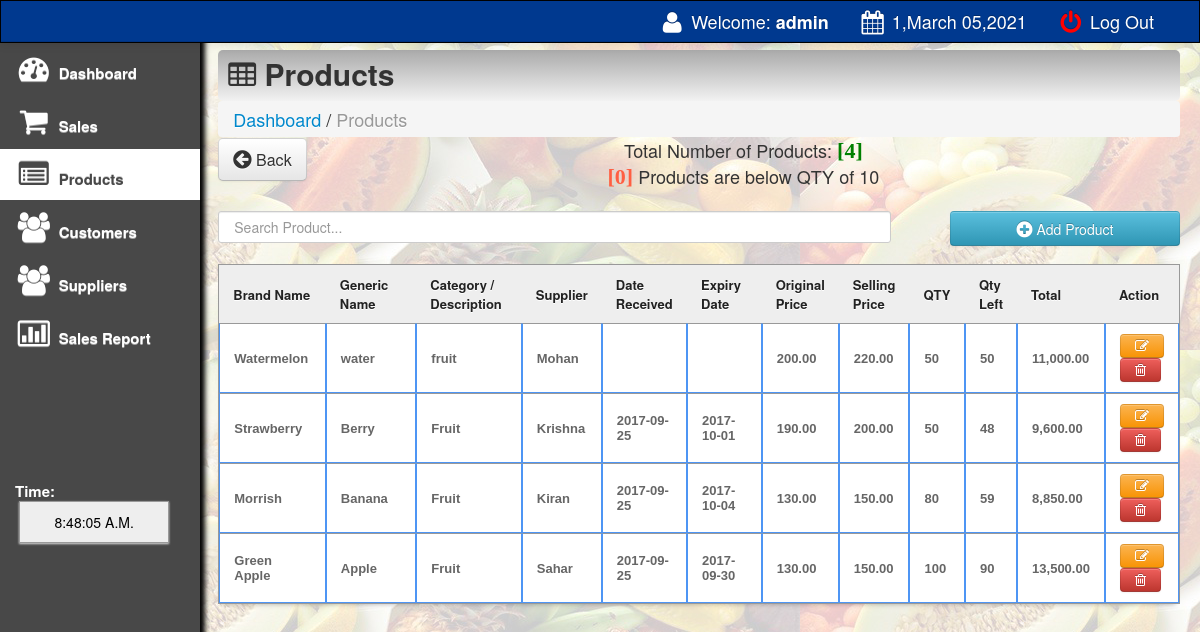
Screenshot of /main/products.php (signed in) with the database file from the repository.
### tables this page shows
CREATE TABLE `products` (
  `product_id` int(11) NOT NULL,
  `product_code` varchar(200) DEFAULT NULL,
  `gen_name` varchar(200) DEFAULT NULL,
  `product_name` varchar(200) DEFAULT NULL,
  `cost` varchar(100) DEFAULT NULL,
  `o_price` varchar(100) DEFAULT NULL,
  `price` varchar(100) DEFAULT NULL,
  `profit` varchar(100) DEFAULT NULL,
  `supplier` varchar(100) DEFAULT NULL,
  `onhand_qty` int(10) DEFAULT NULL,
  `qty` int(10) DEFAULT NULL,
  `qty_sold` int(10) DEFAULT NULL,
  `expiry_date` varchar(500) DEFAULT NULL,
  `date_arrival` varchar(500) DEFAULT NULL
);

### main/products.php (the view, shortened to what this page needs)
<html>
<head>
 <link href="css/bootstrap.css" rel="stylesheet">
    <link rel="stylesheet" type="text/css" href="css/DT_bootstrap.css">
  <link rel="stylesheet" href="css/font-awesome.min.css">
    <link href="css/bootstrap-responsive.css" rel="stylesheet">
<link href="../style.css" media="screen" rel="stylesheet" type="text/css" />
<link href="src/facebox.css" media="screen" rel="stylesheet" type="text/css" />
</head>
<?php
function createRandomPassword() {
	$chars = "003232303232023232023456789";
	$i = 0;
	$pass = '' ;
	while ($i <= 7) {
		$num = rand() % 33;
		$tmp = substr($chars, $num, 1);
		$pass = $pass . $tmp;
		$i++;
	}
	return $pass;
}
$finalcode='RS-'.createRandomPassword();
?>
<body>
<?php include('navfixed.php');?>
<div class="container-fluid">
      <div class="row-fluid">
	<div class="span2">
          <div class="well sidebar-nav">
              <ul class="nav nav-list">
              <li><a href="index.php"><i class="icon-dashboard icon-2x"></i> Dashboard </a></li>
			<li><a href="sales.php?id=cash&invoice=<?php echo $finalcode ?>"><i class="icon-shopping-cart icon-2x"></i> Sales</a>  </li>
			<li class="active"><a href="products.php"><i class="icon-list-alt icon-2x"></i> Products</a>                                     </li>
			<li><a href="customer.php"><i class="icon-group icon-2x"></i> Customers</a>                                    </li>
			<li><a href="supplier.php"><i class="icon-group icon-2x"></i> Suppliers</a>                                    </li>
			<li><a href="salesreport.php?d1=0&d2=0"><i class="icon-bar-chart icon-2x"></i> Sales Report</a>                </li>
			<br><br><br><br><br><br>
			<li>
			 <div class="hero-unit-clock">
			<form name="clock">
			<font color="white">Time: <br></font>&nbsp;<input style="width:150px;" type="submit" class="trans" name="face" value="">
			</form>
			  </div>
			</li>
				</ul>
          </div>
        </div>
	<div class="span10">
	<div class="contentheader">
			<i class="icon-table"></i> Products
			</div>
			<ul class="breadcrumb">
			<li><a href="index.php">Dashboard</a></li> /
			<li class="active">Products</li>
			</ul>
<div style="margin-top: -19px; margin-bottom: 21px;">
<a  href="index.php"><button class="btn btn-default btn-large" style="float: left;"><i class="icon icon-circle-arrow-left icon-large"></i> Back</button></a>
			<?php
			include('../connect.php');
				$result = $db->prepare("SELECT * FROM products ORDER BY qty_sold DESC");
				$result->execute();
				$rowcount = $result->rowcount();
			?>
			<?php
			include('../connect.php');
				$result = $db->prepare("SELECT * FROM products where qty < 5 ORDER BY product_id DESC");
				$result->execute();
				$rowcount123 = $result->rowcount();
			?>
				<div style="text-align:center;">
			Total Number of Products:  <font color="green" style="font:bold 22px 'Aleo';">[<?php echo $rowcount;?>]</font>
			</div>
			<div style="text-align:center;">
			<font style="color:rgb(255, 95, 66);; font:bold 22px 'Aleo';">[<?php echo $rowcount123;?>]</font> Products are below QTY of 10
			</div>
</div>
<input type="text" style="padding:15px;" name="filter" value="" id="filter" placeholder="Search Product..." autocomplete="off" />
<a rel="facebox" href="addproduct.php"><Button type="submit" class="btn btn-info" style="float:right; width:230px; height:35px;" /><i class="icon-plus-sign icon-large"></i> Add Product</button></a><br><br>
<table class="hoverTable" id="resultTable" data-responsive="table" style="text-align: left;">
	<thead>
		<tr>
			<th width="12%"> Brand Name </th>
			<th width="14%"> Generic Name </th>
			<th width="13%"> Category / Description </th>
			<th width="7%"> Supplier </th>
			<th width="9%"> Date Received </th>
			<th width="10%"> Expiry Date </th>
			<th width="6%"> Original Price </th>
			<th width="6%"> Selling Price </th>
			<th width="6%"> QTY </th>
			<th width="5%"> Qty Left </th>
			<th width="8%"> Total </th>
			<th width="8%"> Action </th>
		</tr>
	</thead>
	<tbody>
			<?php
			function formatMoney($number, $fractional=false) {
					if ($fractional) {
						$number = sprintf('%.2f', $number);
					}
					while (true) {
						$replaced = preg_replace('/(-?\d+)(\d\d\d)/', '$1,$2', $number);
						if ($replaced != $number) {
							$number = $replaced;
						} else {
							break;
						}
					}
					return $number;
				}
				include('../connect.php');
				$result = $db->prepare("SELECT *, price * qty as total FROM products ORDER BY product_id DESC");
				$result->execute();
				for($i=0; $row = $result->fetch(); $i++){
				$availableqty=$row['qty'];
				if ($availableqty < 10) {
				echo '<tr class="alert alert-warning record" style="color: #fff; background:rgb(255, 95, 66);">';
				}
				else {
				echo '<tr class="record">';
				}
			?>
			<td><?php echo $row['product_code']; ?></td>
			<td><?php echo $row['gen_name']; ?></td>
			<td><?php echo $row['product_name']; ?></td>
					<td><?php echo $row['supplier']; ?></td>
			<td><?php echo $row['date_arrival']; ?></td>
			<td><?php echo $row['expiry_date']; ?></td>
			<td><?php
			$oprice=$row['o_price'];
			echo formatMoney($oprice, true);
			?></td>
			<td><?php
			$pprice=$row['price'];
			echo formatMoney($pprice, true);
			?></td>
			<td><?php echo $row['qty_sold']; ?></td>
			<td><?php echo $row['qty']; ?></td>
			<td>
			<?php
			$total=$row['total'];
			echo formatMoney($total, true);
			?>
			</td>			<td><a rel="facebox" title="Click to edit the product" href="editproduct.php?id=<?php echo $row['product_id']; ?>"><button class="btn btn-warning"><i class="icon-edit"></i> </button> </a>
			<a href="#" id="<?php echo $row['product_id']; ?>" class="delbutton" title="Click to Delete the product"><button class="btn btn-danger"><i class="icon-trash"></i></button></a></td>
			</tr>
			<?php
				}
			?>
	</tbody>
</table>
</div>
</div>
</div>
</body>
<?php include('footer.php');?>
</html>

### main/navfixed.php (shortened to what this page needs)
<div class="navbar navbar-inverse navbar-fixed-top">
     <div class="navbar-inner">
       <div class="container-fluid">
         <div class="nav-collapse collapse">
           <ul class="nav pull-right">
             <li><a><i class="icon-user icon-large"></i> Welcome:<strong> <?php echo $_SESSION['SESS_LAST_NAME'];?></strong></a></li>
		 <li><a> <i class="icon-calendar icon-large"></i>
							<?php
							$new = date('1,F d,Y');
							echo $new;
							?>
			</a></li>
             <li><a href="../index.php"><font color="red"><i class="icon-off icon-large"></i></font> Log Out</a></li>
           </ul>
         </div>
       </div>
     </div>
   </div>

### main/footer.php (shortened to what this page needs)
<link href="vendors/chosen.min.css" rel="stylesheet" media="screen">

### style.css (style rules this page uses)
td a { color:darkblue; }
input { border: 1px solid #999; background: #EEEEEE; padding: 10px; box-shadow:0 1px 2px #ddd; -moz-box-shadow:0 1px 2px #ddd; -webkit-box-shadow:0 1px 2px #ddd; }
#filter { width: 70%; float:left; }
#resultTable { border-collapse: separate; background-color: #FFFFFF; border-spacing: 0; max-width: 100%; }
#resultTable { color: #666666; text-shadow: 0 1px 0 #FFFFFF; width: 100%; border: 1px solid #999999; box-shadow: 0 5px 5px -5px rgba(0, 0, 0, 0.3); margin-top: 13px; }
#resultTable thead tr th { background: none repeat scroll 0 0 #EEEEEE; color: #222222; padding: 10px 14px; text-align: left; border-top: 0 none; font-size: 13px; }
#resultTable tbody tr td { font: bold 13px 'Arial'; text-align: left; padding: 10px 14px; border-top: 1px solid #999999; }
#resultTable td { padding:7px; border:#4e95f4 1px solid; }
#resultTable tr { background: #fff; }

### main/products.php (style rules this page uses)
body { padding-top: 60px; padding-bottom: 40px; }
.sidebar-nav { padding: 9px 0; }

### rows the page displays
products: product_code "Watermelon", gen_name "water", product_name "fruit", supplier "Mohan", o_price "200.00", price "220.00", qty_sold "50", qty "50", total "11,000.00"
products: product_code "Strawberry", gen_name "Berry", product_name "Fruit", supplier "Krishna", date_arrival "2017-09-25", expiry_date "2017-10-01", o_price "190.00", price "200.00", qty_sold "50", qty "48", total "9,600.00"
products: product_code "Morrish", gen_name "Banana", product_name "Fruit", supplier "Kiran", date_arrival "2017-09-25", expiry_date "2017-10-04", o_price "130.00", price "150.00", qty_sold "80", qty "59", total "8,850.00"
products: product_code "Green Apple", gen_name "Apple", product_name "Fruit", supplier "Sahar", date_arrival "2017-09-25", expiry_date "2017-09-30", o_price "130.00", price "150.00", qty_sold "100", qty "90", total "13,500.00"

### other values shown
$_SESSION['SESS_LAST_NAME'] "admin"
$rowcount "4"
$rowcount123 "0"
